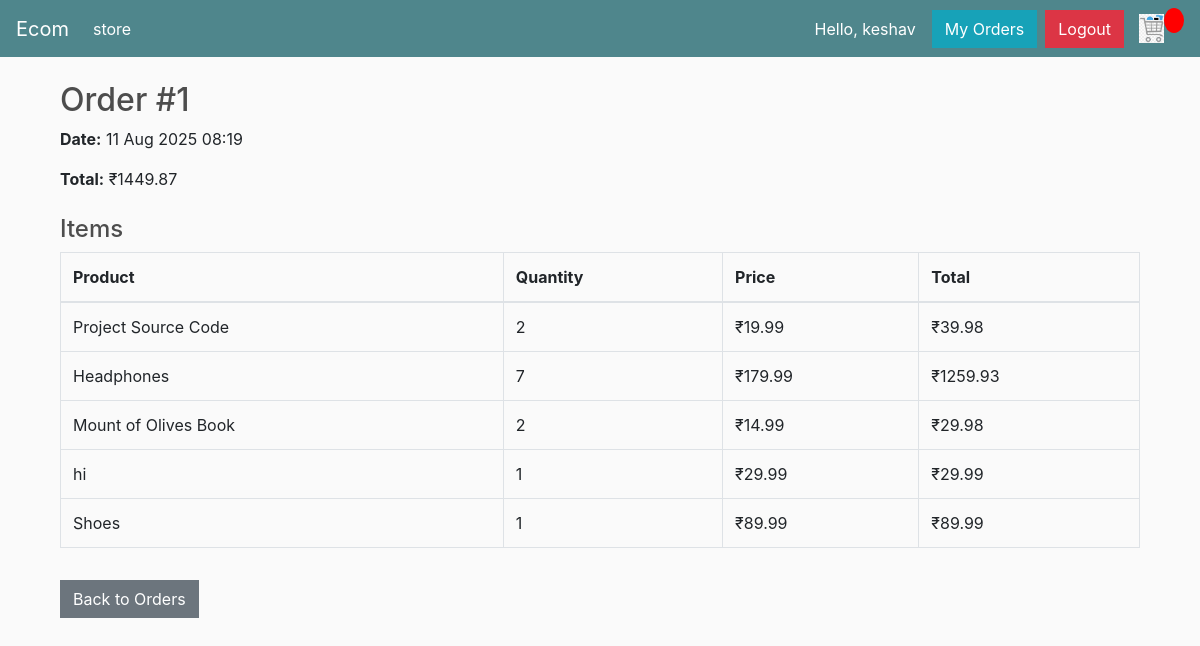
Page /orders/1/ (signed in) on the committed database.
### store/models.py (models this page shows, shortened)
class Order(models.Model):
    customer = models.ForeignKey(Customer, on_delete=models.SET_NULL, null=True, blank=True)
    date_ordered = models.DateTimeField(auto_now_add=True)
    complete = models.BooleanField(default=False)
    transaction_id = models.CharField(max_length=100, null=True)
    @property
    def get_cart_total(self):
        orderitems = self.orderitem_set.all()
        total = sum([item.get_total for item in orderitems])
        return total

class OrderItem(models.Model):
    product = models.ForeignKey(Product, on_delete=models.SET_NULL, null=True)
    order = models.ForeignKey(Order, on_delete=models.SET_NULL, null=True)
    quantity = models.PositiveIntegerField(default=0)
    date_added = models.DateTimeField(auto_now_add=True)
    @property
    def get_total(self):
        total = self.product.price * self.quantity
        return total

class Product(models.Model):
    name = models.CharField(max_length=200)
    price = models.DecimalField(max_digits=7, decimal_places=2)
    digital = models.BooleanField(default=False, null=True, blank=True)
    image = models.ImageField(null=True, blank=True)

### store/views.py (the view)
# urls.py: path('orders/<int:order_id>/', views.order_detail, name='order_detail'),
@login_required
def order_detail(request, order_id):
    customer = request.user.customer
    order = Order.objects.filter(id=order_id, customer=customer, complete=True).first()
    if not order:
        return redirect('store:order_history')
    items = order.orderitem_set.all()
    context = {
        'order': order,
        'items': items
    }
    return render(request, 'store/order_detail.html', context)

### store/templates/store/order_detail.html
{% extends 'store/main.html' %}
{% block content %}
<div class="container mt-4">
    <h2>Order #{{ order.id }}</h2>
    <p><strong>Date:</strong> {{ order.date_ordered|date:"d M Y H:i" }}</p>
    <p><strong>Total:</strong> ₹{{ order.get_cart_total }}</p>
    <h4 class="mt-4">Items</h4>
    <table class="table table-bordered">
        <thead>
            <tr>
                <th>Product</th>
                <th>Quantity</th>
                <th>Price</th>
                <th>Total</th>
            </tr>
        </thead>
        <tbody>
            {% for item in items %}
            <tr>
                <td>{{ item.product.name }}</td>
                <td>{{ item.quantity }}</td>
                <td>₹{{ item.product.price }}</td>
                <td>₹{{ item.get_total }}</td>
            </tr>
            {% endfor %}
        </tbody>
    </table>
    <a href="{% url 'store:order_history' %}" class="btn btn-secondary mt-3">Back to Orders</a>
</div>
{% endblock %}

### store/templates/store/main.html (shortened to what this page needs)
<!DOCTYPE html>
{% load static %}
<html lang="en">
<head>
     <link rel="stylesheet" href="https://cdn.jsdelivr.net/npm/bootstrap@4.3.1/dist/css/bootstrap.min.css">
     {% load static %}
     <link rel="stylesheet" href="{% static 'css/main.css' %}">
</head>
<body>
  <nav class="navbar navbar-expand-lg navbar-dark bg-dark">
  <a class="navbar-brand" href="#">Ecom</a>
  <div class="collapse navbar-collapse" id="navbarSupportedContent">
    <ul class="navbar-nav mr-auto">
      <li class="nav-item active">
        <a class="nav-link" href="{% url 'store:store' %}">store <span class="sr-only">(current)</span></a>
      </li>
    </ul>
     <div class="form-inline my-2 my-lg-0">
        {% if user.is_authenticated %}
            <span class="text-white mr-3">Hello, {{ user.username }}</span>
            <a href="{% url 'store:order_history' %}" class="btn btn-info mr-2">My Orders</a>
            <form method="POST" action="{% url 'store:logout' %}" style="display:inline;">
                <button type="submit" class="btn btn-danger">Logout</button>
            </form>
        {% else %}
            <a href="{% url 'store:login' %}" class="btn btn-warning mr-2">Login</a>
            <a href="{% url 'store:signup' %}" class="btn btn-success">Signup</a>
        {% endif %}
     	<a href="{% url 'store:cart' %}">
    		<img  id="cart-icon" src="{% static 'images/cart.png' %}">
    	</a>
    	<p id="cart-total">{{cartItems}}</p>
    </div>
  </div>
</nav>
    <div class="container">
        {% block content %}
        {% endblock content %}
    </div>
</body>
</html>

### static/CSS/main.css (style rules this page uses)
body { background-color: hsl(0, 0%, 98%); }
h1,h2,h3,h4,h5,h6 { color:hsl(0, 0%, 30%); }
.bg-dark { background-color: #4f868c!important; }
#cart-icon { width:25px; display: inline-block; margin-left: 15px; }
#cart-total { display: block; text-align: center; color:#fff; background-color: red; width: 20px; height: 25px; border-radius: 50%; font-size: 14px; }
.btn { border-radius: 0; }

### rows in the picture
Order: id "1", date_ordered "11 Aug 2025 08:19", get_cart_total "1449.87"
OrderItem: product.name "Project Source Code", quantity "2", product.price "19.99", get_total "39.98"
OrderItem: product.name "Headphones", quantity "7", product.price "179.99", get_total "1259.93"
OrderItem: product.name "Mount of Olives Book", quantity "2", product.price "14.99", get_total "29.98"
OrderItem: product.name "hi", quantity "1", product.price "29.99", get_total "29.99"
OrderItem: product.name "Shoes", quantity "1", product.price "89.99", get_total "89.99"

### other values in the picture
{{ user.username }} "keshav"
